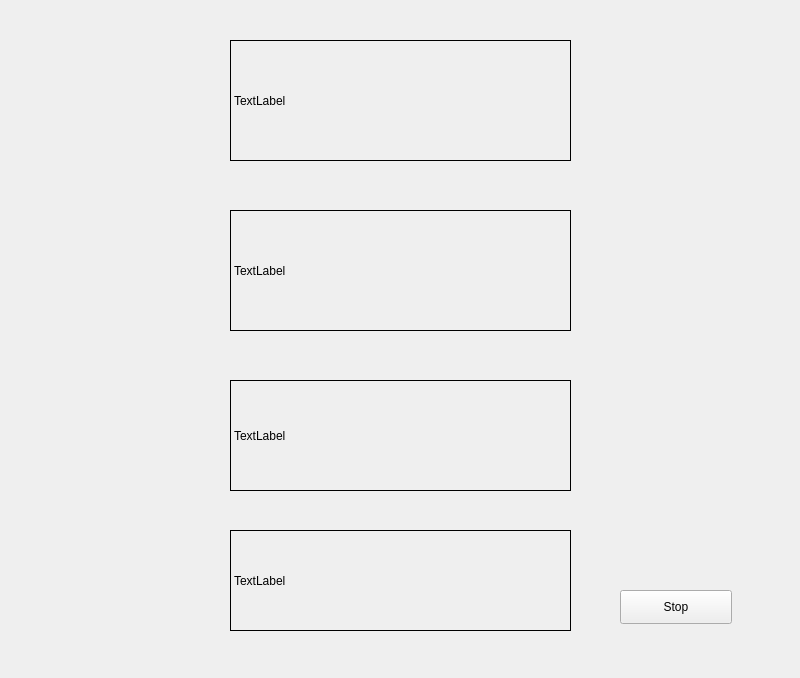
<?xml version="1.0" encoding="UTF-8"?>
<ui version="4.0">
 <class>Widget</class>
 <widget class="QWidget" name="Widget">
  <property name="geometry">
   <rect>
    <x>0</x>
    <y>0</y>
    <width>800</width>
    <height>678</height>
   </rect>
  </property>
  <property name="windowTitle">
   <string>Widget</string>
  </property>
  <widget class="myLabel" name="label">
   <property name="geometry">
    <rect>
     <x>230</x>
     <y>40</y>
     <width>341</width>
     <height>121</height>
    </rect>
   </property>
   <property name="frameShape">
    <enum>QFrame::Box</enum>
   </property>
   <property name="text">
    <string>TextLabel</string>
   </property>
  </widget>
  <widget class="QLabel" name="label_2">
   <property name="geometry">
    <rect>
     <x>230</x>
     <y>210</y>
     <width>341</width>
     <height>121</height>
    </rect>
   </property>
   <property name="frameShape">
    <enum>QFrame::Box</enum>
   </property>
   <property name="text">
    <string>TextLabel</string>
   </property>
  </widget>
  <widget class="QLabel" name="label_3">
   <property name="geometry">
    <rect>
     <x>230</x>
     <y>380</y>
     <width>341</width>
     <height>111</height>
    </rect>
   </property>
   <property name="frameShape">
    <enum>QFrame::Box</enum>
   </property>
   <property name="text">
    <string>TextLabel</string>
   </property>
  </widget>
  <widget class="QLabel" name="label_4">
   <property name="geometry">
    <rect>
     <x>230</x>
     <y>530</y>
     <width>341</width>
     <height>101</height>
    </rect>
   </property>
   <property name="frameShape">
    <enum>QFrame::Box</enum>
   </property>
   <property name="text">
    <string>TextLabel</string>
   </property>
  </widget>
  <widget class="QPushButton" name="stopButton">
   <property name="geometry">
    <rect>
     <x>620</x>
     <y>590</y>
     <width>112</width>
     <height>34</height>
    </rect>
   </property>
   <property name="text">
    <string>Stop</string>
   </property>
  </widget>
 </widget>
 <customwidgets>
  <customwidget>
   <class>myLabel</class>
   <extends>QLabel</extends>
   <header>mylabel.h</header>
  </customwidget>
 </customwidgets>
 <resources/>
 <connections/>
</ui>
